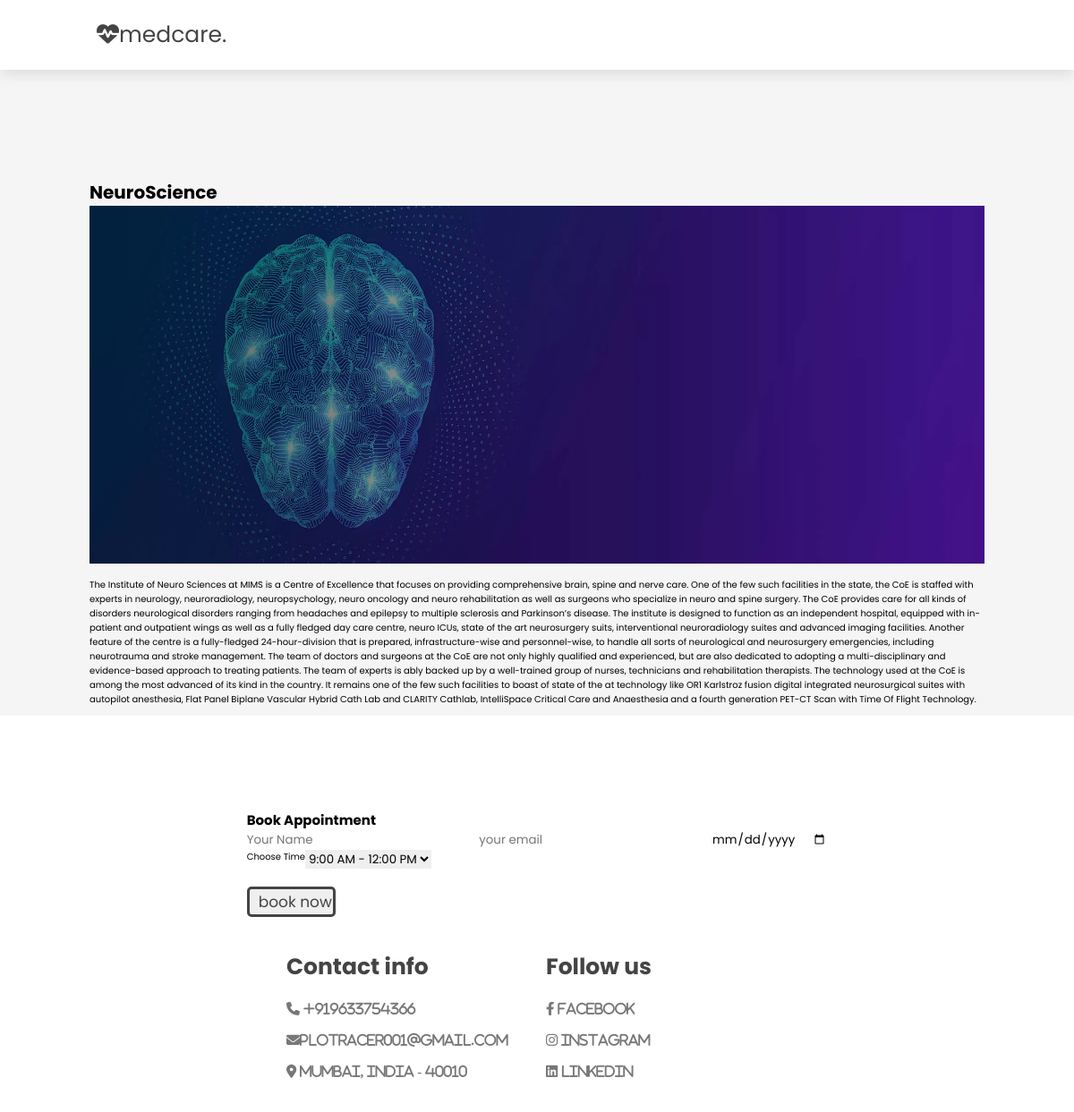
Screenshot of /view_specialization/3 with the database file from the repository.
### HApp/models.py (models this page shows)
class Specialization(models.Model):
    Specialization_name = models.CharField(max_length=200,null=True)
    Description = models.TextField(null=True)
    Icon = models.TextField(null=True)
    Image = models.ImageField(null=True)

### HApp/views.py (the view)
# urls.py: path('view_specialization/<spec_id>',views.view_specialization,name='view_specialization'),
def view_specialization(request,spec_id):
    spec = Specialization.objects.get(id=spec_id)
    return render(request,'view_specialization.html',{'spec':spec})

### Templates/view_specialization.html (shortened to what this page needs)
{% extends 'base.html' %}
{% load static %}
{% block content%}
<section class="home">
    <div style="margin:10rem">
        <h1 style="font-size: 2rem;">{{spec.Specialization_name}}</h1>
        <img src="{{ spec.Image.url }}" alt="{{ spec.Specialization_name }}" width="1000" height="400">
        <br>
        <br>
        <p style="font-size:1rem">{{spec.Description}}</p>
    </div>
    <form action="{% url 'bookappointment' %}" method="POST">
        <h2>Book Appointment</h2>
        <input type="text" placeholder="Your Name" class="box" name="name" required>
        <input type="text" placeholder="your email" class="box" name="email" required>
        <input type="date" name="date" class="box" required>
        <div style="display:flex;justify-content: left;">
            Choose Time
            <select name="time" required>
                <option value="09:00:00,12:00:00" selected >9:00 AM - 12:00 PM</option>
            </select>
        </div>
        <input type="submit" value="book now" class="btn" required>
    </form>
</section>
<br>
<br>
{% endblock %}

### static/css/style.css (style rules this page uses)
* { font-family: 'Poppins',sans-serif; margin:0;padding:0; box-sizing: border-box; outline:none;border:none; transition:all 0.2s ease-out; text-decoration: none; }
section { padding:2rem 10%; }
section:nth-child(even) { background: #f5f5f5; }
.home { display:flex; align-items: center; justify-content: center; flex-wrap:wrap; gap:1.5rem; padding-top:10rem; height:100%; }
.btn { display:block; text-align: center; margin-top:2rem; padding:.1rem; padding-left:1rem; border:var(--border); border-radius:.5rem; color:var(--black); cursor:pointer; font-size:1.7rem; border-style:solid; margin-bottom:5rem; }

### rows the page displays
Specialization: Specialization_name "NeuroScience", Image (picture), Description "The Institute of Neuro Sciences at MIMS is a Centre of Excellence that focuses on providing comprehensive brain, spine and nerve care. One of the few such facilities in the state, the CoE is staffed with experts in neurology, neuroradiology, neuropsychology, neuro oncology and neuro rehabilitation as well as surgeons who specialize in neuro and spine surgery. The CoE provides care for all kinds of disorders neurological disorders ranging from headaches and epilepsy to multiple sclerosis and Parkinson’s disease. The institute is designed to function as an independent hospital, equipped with in-patient and outpatient wings as well as a fully fledged day care centre, neuro ICUs, state of the…"
